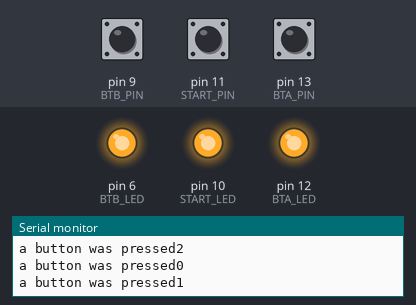
A sketch run on a simulated Arduino Leonardo, built with avr-gcc and run on an emulated ATmega32U4. Parts: output pins drawn as LEDs (lit = HIGH), the last lines printed to the serial monitor. Inputs (shaded band) come from the test bench; at power-on: pin 9 (BTB_PIN) HIGH, pin 11 (START_PIN) HIGH, pin 13 (BTA_PIN) HIGH. USB keyboard and mouse output is not drawn.

Above: at 1.2 s.
1.3 s: pin 9 (BTB_PIN) pulled LOW for 0.15 s
At 1.37 s:
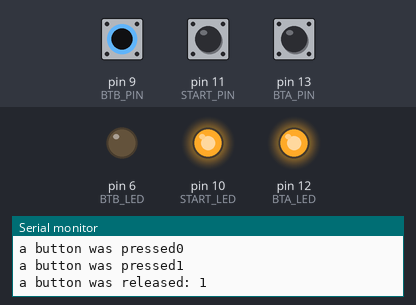
2.9 s: pin 11 (START_PIN) pulled LOW for 0.15 s
At 2.97 s:
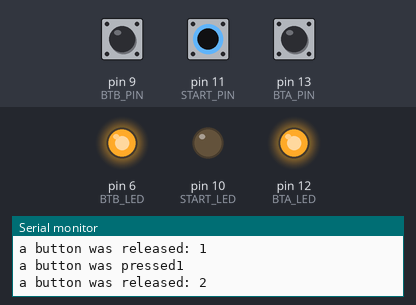
4.5 s: pin 13 (BTA_PIN) pulled LOW for 0.15 s
At 4.57 s:
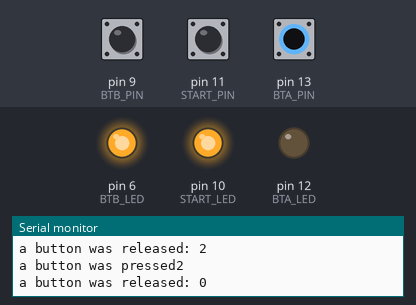
6.1 s: pin 13 (BTA_PIN) pulled LOW for 3.2 s
At 10.3 s:
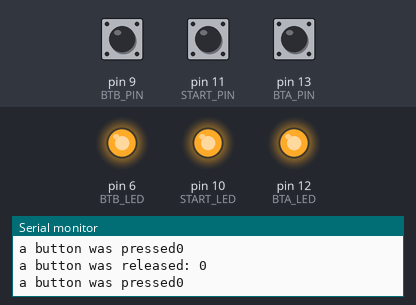
10.8 s: pin 9 (BTB_PIN) pulled LOW for 3.2 s
At 11.5 s:
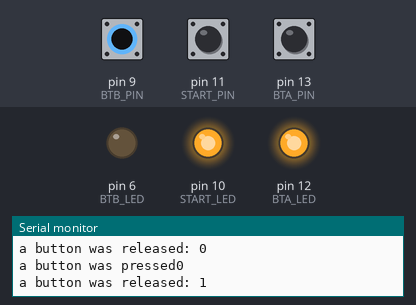
15.5 s: pin 9 (BTB_PIN) driven LOW and pin 11 (START_PIN) driven LOW
At 16.3 s:
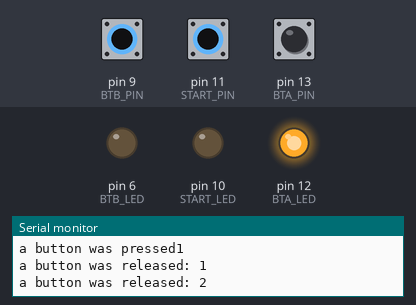
Timing chart, 0 to 18.0 s (numbered marks = the images above; inputs shaded):
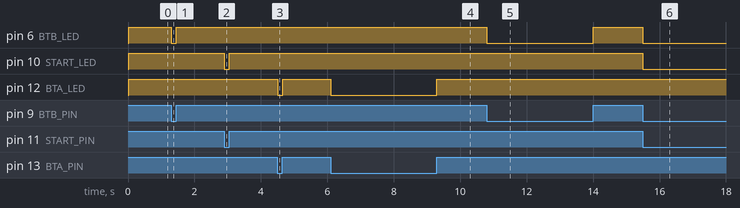

The sketch:

ld-jukebox.ino
```cpp
// (licence header left out)
#include <Keyboard.h>

/* Button Input Pins */
#define BTA_PIN 13
#define BTB_PIN 9
#define START_PIN 11

/* LED Output Pins */
#define BTA_LED 12
#define BTB_LED 6
#define START_LED 10

/* Software Debounce Interval */
#define DEBOUNCE 25

/* Button */
unsigned int buttonPin[3] = {BTA_PIN, BTB_PIN, START_PIN};
unsigned long keyTimer[3] = {0, 0, 0};
bool buttonState[3];
bool switchType[3] = {false, false, false};
char asciiKey[3] = {0xDA, 0xD9, 0x31}; //  0x6A, 0x6B, 0x6D, 0x63

/* Lighting */
unsigned int ledPin[3] = {BTA_LED, BTB_LED, START_LED};

/* Startup Loop */
void setup() {
  Keyboard.begin();

  pinMode(BTA_PIN, INPUT_PULLUP);
  pinMode(BTB_PIN, INPUT_PULLUP);
  pinMode(START_PIN, INPUT_PULLUP);

  pinMode(BTA_LED, OUTPUT);
  pinMode(BTB_LED, OUTPUT);
  pinMode(START_LED, OUTPUT);

  Serial.begin(9600);
}

/* Main Loop */
void loop() {
  checkAllKeyEvents();
}

void checkAllKeyEvents(){

  //Serial.print("somethin");
  for(int i = 0; i < sizeof(buttonPin) / 2; i++){
    if(switchType[i] == true){
      if(digitalRead(buttonPin[i]) == LOW && buttonState[i] == false){
        Serial.print("a button was pressed\n");
        // Keyboard.press(asciiKey[i]);
        digitalWrite(ledPin[i], HIGH);
        buttonState[i] = true;
        keyTimer[i] = millis();
      }
      else if(digitalRead(buttonPin[i]) == HIGH && buttonState[i] == true && millis() - keyTimer[i] > DEBOUNCE){
        Serial.print("a button was released\n");
        // Keyboard.release(asciiKey[i]);
        digitalWrite(ledPin[i], LOW);
        buttonState[i] = false;
      }
    }
    else{
      if(digitalRead(buttonPin[i]) == HIGH && buttonState[i] == false  && millis() - keyTimer[i] > DEBOUNCE){
        Serial.print("a button was pressed");
        Serial.println(i);
        Keyboard.press(asciiKey[i]);
        digitalWrite(ledPin[i], HIGH);
        buttonState[i] = true;
        keyTimer[i] = millis();
      }
      else if(digitalRead(buttonPin[i]) == LOW && buttonState[i] == true && millis() - keyTimer[i] > DEBOUNCE){
        Serial.print("a button was released: ");
        Serial.println(i);
        Keyboard.release(asciiKey[i]);
        digitalWrite(ledPin[i], LOW);
        buttonState[i] = false;
        keyTimer[i] = millis();
      }
    }
  }
}
```

Measured:
- after the input at 1.3 s, pin 6 (BTB_LED): HIGH → LOW at once, → HIGH 0.15 s later
- after the input at 2.9 s, pin 10 (START_LED): HIGH → LOW at once, → HIGH 0.15 s later
- after the input at 4.5 s, pin 12 (BTA_LED): HIGH → LOW at once, → HIGH 0.15 s later
- after the input at 6.1 s, pin 12 (BTA_LED): HIGH → LOW at once, → HIGH 3.2 s later
- after the input at 10.8 s, pin 6 (BTB_LED): HIGH → LOW at once, → HIGH 3.2 s later
- after the input at 15.5 s, pin 6 (BTB_LED), pin 10 (START_LED): HIGH → LOW at once
